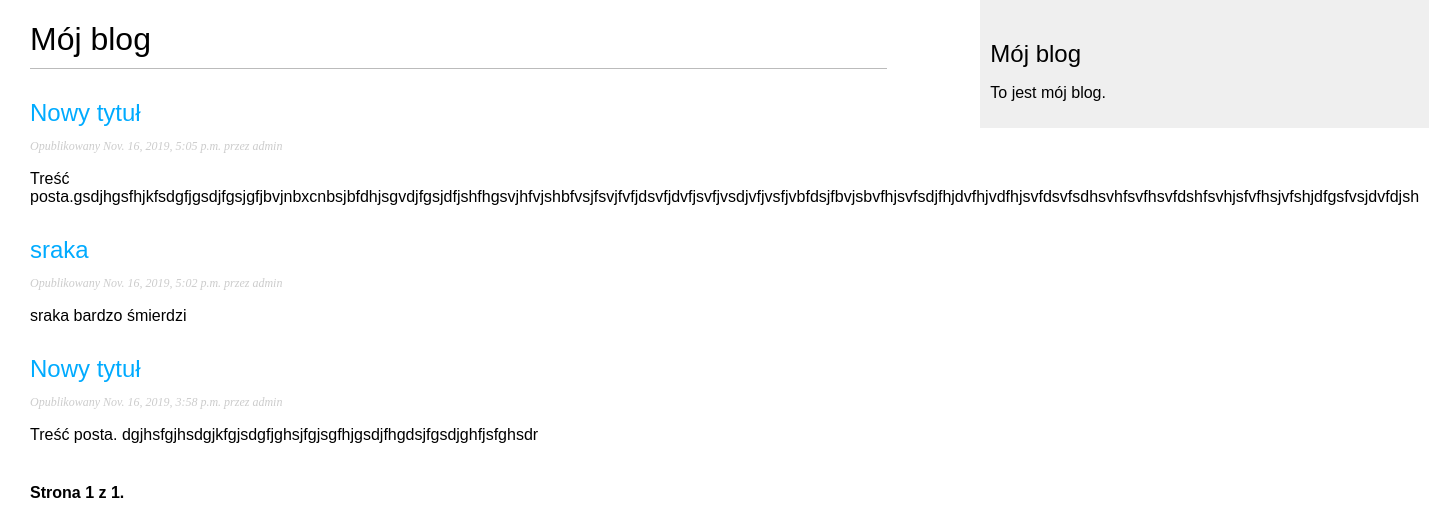
/blog/, run on an earlier commit of the app's database.
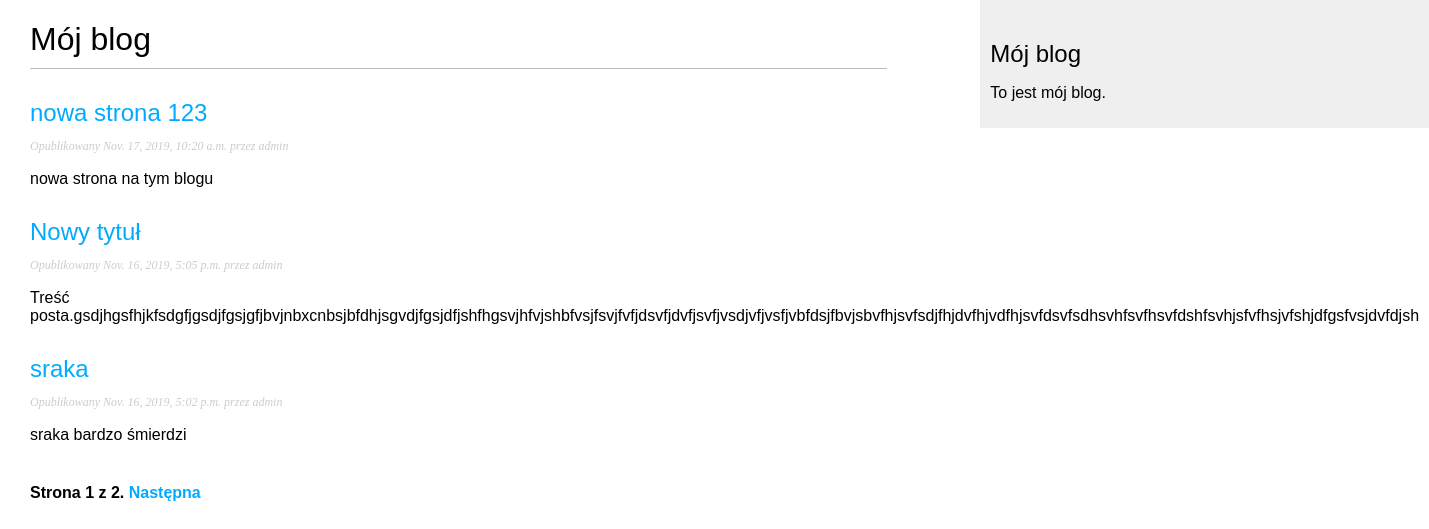
And on a later commit of the database.
### blog/models.py (models this page shows, shortened)
class Post(models.Model):
    STATUS_CHOICES = (
        ('draft', 'Draft') ,
        ('published' , 'Published') ,
    )
    objects = models.Manager()  # manager domyślny
    published = PublishedManager()  # manager niestandardowy
    title = models.CharField(max_length=250)
    slug = models.SlugField(max_length=250,
                            unique_for_date='publish')
    author = models.ForeignKey(User,
                               on_delete=models.CASCADE,
                               related_name='blog_posts')
    body = models.TextField()
    publish = models.DateTimeField(default=timezone.now)
    created = models.DateTimeField(auto_now_add=True)
    updated = models.DateTimeField(auto_now=True)
    status = models.CharField(max_length=10,
                              choices=STATUS_CHOICES,
                              default='draft')
    def get_absolute_url(self):
        return reverse('blog:post_detail',
                       args=[
                           self.publish.year,
                           self.publish.strftime('%m'),
                           self.publish.strftime('%d'),
                           self.slug])
    class Meta:
        ordering = ('-publish',)

### blog/views.py (the view)
# urls.py: path('', views.PostListView.as_view(), name='post_list'),
class PostListView(ListView):
    queryset = Post.published.all()
    context_object_name = 'posts'
    paginate_by = 3
    template_name = 'blog/post/list.html'

### blog/templates/blog/post/list.html (shortened to what this page needs)
{% extends "blog/base.html" %}
{% block content %}
  <h1>Mój blog</h1>
  {% for post in posts %}
    <h2>
      <a href="{{ post.get_absolute_url }}">
      {{ post.title }}
      </a>
    </h2>
    <p class="date">
      Opublikowany {{ post.publish }} przez {{ post.author }}
    </p>
    {{ post.body|truncatewords:30|linebreaks }}
  {% endfor %}
  {% include "pagination.html" with page=page_obj %}
{% endblock content %}

### blog/templates/blog/base.html (shortened to what this page needs)
{% load static %}
<!DOCTYPE html>
<html>
<head>
    <link href="{% static "css/blog.css" %}" rel="stylesheet" type="text/css">
</head>
<body>
<div id="content">
    {% block content %}
    {% endblock %}
</div>
<div id="sidebar">
    <h2>Mój blog</h2>
    <p>To jest mój blog.</p>
</div>
</body>
</html>

### blog/templates/pagination.html (shortened to what this page needs)
<div class="pagination">
  <span class="step-links">
    <span class="current">
    Strona {{ page.number }} z {{ page.paginator.num_pages }}.
    </span>
    {% if page.has_next %}
      <a href="?page={{ page.next_page_number }}">Następna</a>
    {% endif %}
  </span>
</div>

### blog/static/css/blog.css (style rules this page uses)
body { margin:0; padding:0; font-family:helvetica, sans-serif; }
a { color:#00abff; text-decoration:none; }
h1 { font-weight:normal; border-bottom:1px solid #bbb; padding:0 0 10px 0; }
h2 { font-weight:normal; margin:30px 0 0; }
#content { float:left; width:60%; padding:0 0 0 30px; }
#sidebar { float:right; width:30%; padding:10px; background:#efefef; height:100%; }
p.date { color:#ccc; font-family: georgia, serif; font-size: 12px; font-style: italic; }
.pagination { margin:40px 0; font-weight:bold; }

What changed in the data, as far as the page shows it:
no longer on this page (row unchanged): Post: title "Nowy tytuł", publish "Nov. 16, 2019, 3:58 p.m.", author "admin", body "Treść posta. dgjhsfgjhsdgjkfgjsdgfjghsjfgjsgfhjgsdjfhgdsjfgsdjghfjsfghsdr"
added Post: title "nowa strona 123", publish "Nov. 17, 2019, 10:20 a.m.", author "admin", body "nowa strona na tym blogu"
Also different on the page:
{{ page.paginator.num_pages }}: "1" → "2"
text now shown: "Następna"
